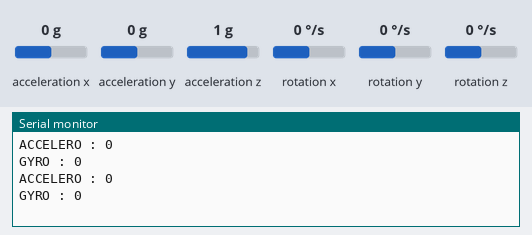
This sketch was run on a simulated Arduino Uno, built with avr-gcc and run on an emulated ATmega328P. Parts: the last lines printed to the serial monitor. Inputs (shaded band) come from the test bench; at power-on: acceleration x 0 g, rotation x 0 °/s, acceleration y 0 g, acceleration z 1 g, rotation y 0 °/s, rotation z 0 °/s.

Above: at 1.2 s.
1.3 s: acceleration x set to -1.4 g
At 2.6 s:
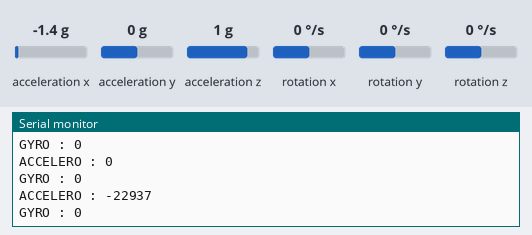
2.8 s: rotation x set to -192 °/s
At 3.8 s:
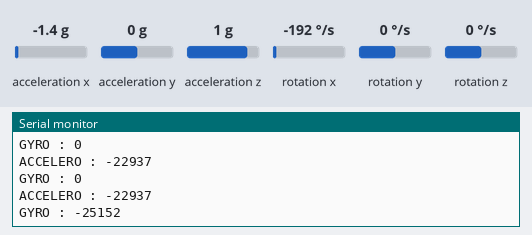
4.3 s: acceleration x set to -0.8 g
At 5.8 s:
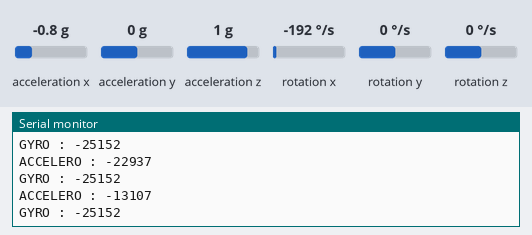
Timing chart, 0 to 7.3 s (numbered marks = the images above; inputs shaded):
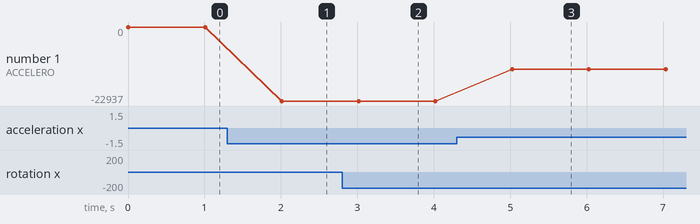

The sketch:

15_MPU6050.ino
```cpp
#include <Wire.h>
#include <MPU6050.h>

MPU6050 mpu;

void setup() {
  Serial.begin(115200);
  Wire.begin();
  mpu.initialize();
}

void loop() {

    int16_t ax,ay,az;
    int16_t gx,gy,gz;

    mpu.getMotion6(&ax,&ay,&az,&gx,&gy,&gz);
    Serial.print("ACCELERO : ");
    Serial.println(ax);
    Serial.print("GYRO : ");
    Serial.println(gx);
    delay(1000);
}
```

Measured:
- after the input at 1.3 s, the serial monitor: prints a new line after 0.71 s (image 1)
- after the input at 2.8 s, the serial monitor: prints a new line after 0.22 s (image 2)
- after the input at 4.3 s, the serial monitor: prints a new line after 0.73 s (image 3)
- plotted number 1: 0 → -22937 after the input at 1.3 s, -22937 → -13107 after the input at 4.3 s
